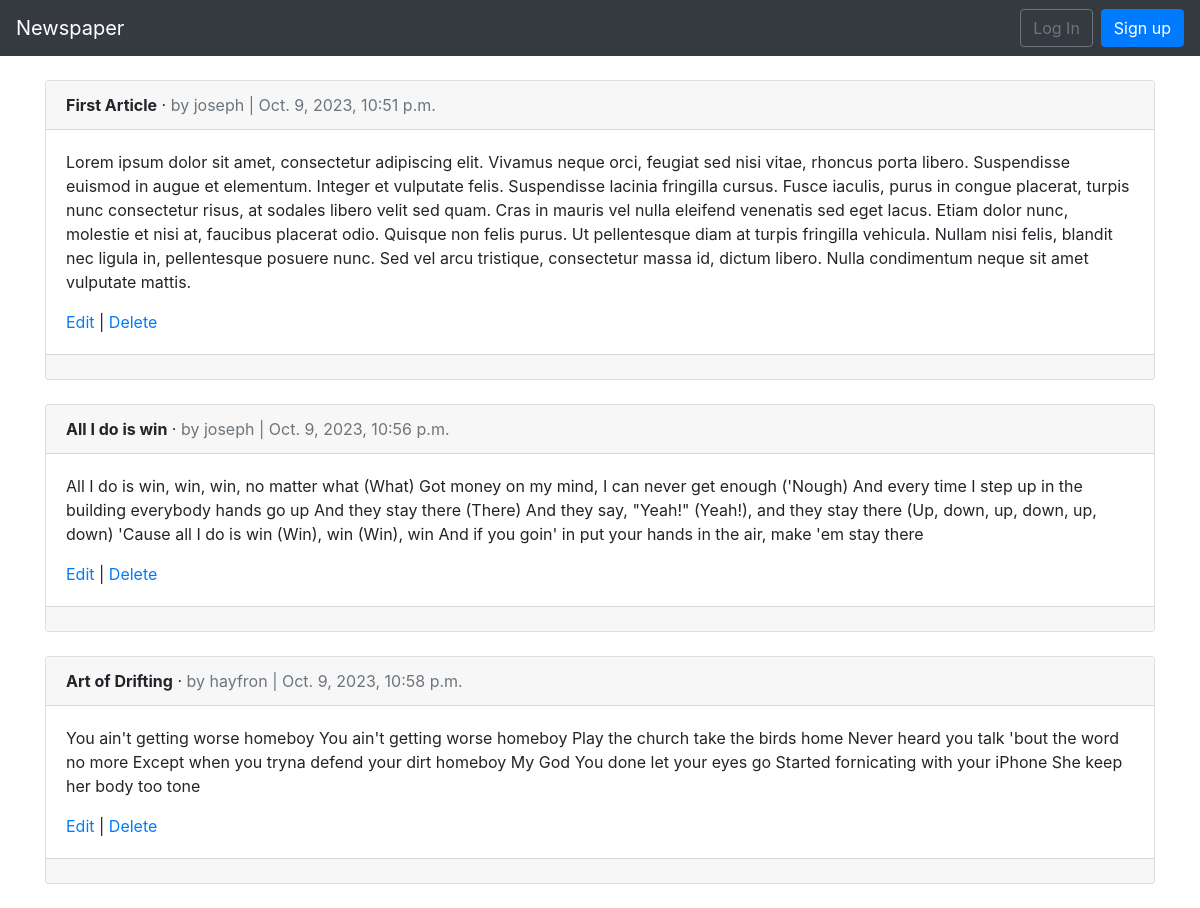
The app's page /articles/ with its own data.
### articles/models.py (models this page shows, shortened)
class Article(models.Model):
    title = models.CharField(max_length=255)
    body = models.TextField()
    date = models.DateTimeField(auto_now_add=True)
    author = models.ForeignKey(get_user_model(),on_delete=models.CASCADE)

### users/models.py (models this page shows)
class CustomUser(AbstractUser):
    age = models.PositiveIntegerField(null=True, blank=True)

### articles/views.py (the view)
# urls.py: path('', ArticleListView.as_view(), name='article_list'),
class ArticleListView(ListView):
    model = Article
    template_name = 'article_list.html'

### templates/article_list.html (shortened to what this page needs)
{% extends 'base.html' %}
{% block content %}
  {% for article in object_list %}
<div class="card">
<div class="card-header">
<span class="font-weight-bold">{{ article.title }}</span> &middot; <span class="text-muted">by {{ article.author }} |
{{ article.date }}</span>
</div>
<div class="card-body">
<p>{{ article.body }}</p>
<a href="{% url 'article_edit' article.pk %}">Edit</a> | <a href="{% url 'article_delete' article.pk %}">Delete</a>
</div>
<div class="card-footer">
 </div>
</div>
<br />
{% endfor %}
{% endblock content %}

### templates/base.html (shortened to what this page needs)
<!DOCTYPE html>
<html>
  <head>
    <link rel="stylesheet" href="https://stackpath.bootstrapcdn.com/bootstrap/4.1.3/css/bootstrap.min.css"
>
  </head>
  <body>
  <nav class="navbar navbar-expand-md navbar-dark bg-dark mb-4">
<a class="navbar-brand" href="{% url 'home' %}">Newspaper</a>
<div class="collapse navbar-collapse" id="navbarCollapse">
{% if user.is_authenticated %} <ul class="navbar-nav ml-auto">
<li class="nav-item">
<a class="nav-link dropdown-toggle" href="#" id="userMenu"
              data-toggle="dropdown" aria-haspopup="true"
              aria-expanded="false">
              {{ user.username }}
</a>
<div class="dropdown-menu dropdown-menu-right"
aria-labelledby="userMenu">
<a class="dropdown-item"
href="{% url 'password_change'%}">Change password</a> <div class="dropdown-divider"></div>
<a class="dropdown-item" href="{% url 'logout' %}"> Log Out</a>
</div>
</li> </ul>
{% else %}
<form class="form-inline ml-auto">
<a href="{% url 'login' %}" class="btn btn-outline-secondary"> Log In</a>
<a href="{% url 'signup' %}" class="btn btn-primary ml-2"> Sign up</a>
</form> {% endif %}
</div> </nav>
  <div class="container">{% block content %} {% endblock content %}</div>
  </body>
</html>

### records on screen
Article: title "First Article", author "joseph", date "Oct. 9, 2023, 10:51 p.m.", body "Lorem ipsum dolor sit amet, consectetur adipiscing elit. Vivamus neque orci, feugiat sed nisi vitae, rhoncus porta libero. Suspendisse euismod in augue et elementum. Integer et vulputate felis. Suspendisse lacinia fringilla cursus. Fusce iaculis, purus in congue placerat, turpis nunc consectetur risus, at sodales libero velit sed quam. Cras in mauris vel nulla eleifend venenatis sed eget lacus. Etiam dolor nunc, molestie et nisi at, faucibus placerat odio. Quisque non felis purus. Ut pellentesque diam at turpis fringilla vehicula. Nullam nisi felis, blandit nec ligula in, pellentesque posuere nunc. Sed vel arcu tristique, consectetur massa id, dictum libero. Nulla condimentum neque sit amet…"
Article: title "All I do is win", author "joseph", date "Oct. 9, 2023, 10:56 p.m.", body "All I do is win, win, win, no matter what (What) Got money on my mind, I can never get enough ('Nough) And every time I step up in the building everybody hands go up And they stay there (There) And they say, \"Yeah!\" (Yeah!), and they stay there (Up, down, up, down, up, down) 'Cause all I do is win (Win), win (Win), win And if you goin' in put your hands in the air, make 'em stay there"
Article: title "Art of Drifting", author "hayfron", date "Oct. 9, 2023, 10:58 p.m.", body "You ain't getting worse homeboy You ain't getting worse homeboy Play the church take the birds home Never heard you talk 'bout the word no more Except when you tryna defend your dirt homeboy My God You done let your eyes go Started fornicating with your iPhone She keep her body too tone"
